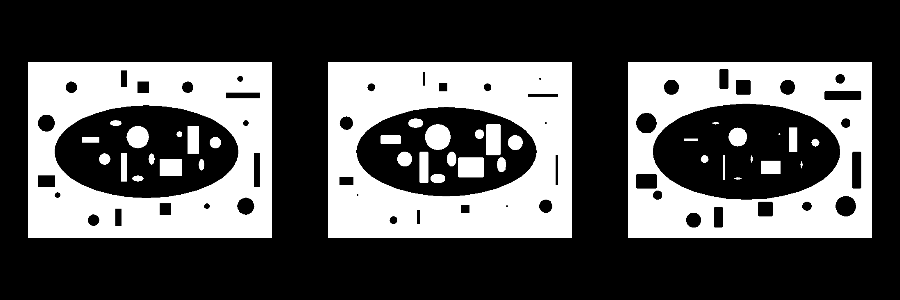

Recreate this plot in Python.
#!/usr/bin/env python

# Apply morphological dilation and erosion to a binary image using
# vtkImageDilateErode3D and display original, dilated, and eroded
# images in a 3-viewport layout.

import os
from pathlib import Path

# Factory overrides: importing these modules registers the OpenGL rendering
# and interaction style implementations for vtkRenderingCore factory classes.
import vtkmodules.vtkInteractionStyle  # noqa: F401
import vtkmodules.vtkRenderingOpenGL2  # noqa: F401
# VTK pipeline classes used in this example
from vtkmodules.vtkIOImage import vtkPNMReader
from vtkmodules.vtkImagingMorphological import vtkImageDilateErode3D
from vtkmodules.vtkInteractionStyle import vtkInteractorStyleImage
from vtkmodules.vtkRenderingCore import (
    vtkImageActor,
    vtkRenderWindow,
    vtkRenderWindowInteractor,
    vtkRenderer,
)

# Colors (normalized RGB)
black_rgb = (0.0, 0.0, 0.0)

# Data directory: defaults to the folder containing this script
data_dir = Path(os.environ.get("VPE_DATA_DIR", Path(__file__).parent))

# Reader: load a binary PGM image
reader = vtkPNMReader()
reader.SetFileName(str(data_dir / "binary.pgm"))

# Dilate: expand bright regions (dilate=255, erode=0)
dilate = vtkImageDilateErode3D()
dilate.SetInputConnection(reader.GetOutputPort())
dilate.SetKernelSize(9, 9, 1)
dilate.SetDilateValue(255)
dilate.SetErodeValue(0)

# Erode: shrink bright regions (dilate=0, erode=255)
erode = vtkImageDilateErode3D()
erode.SetInputConnection(reader.GetOutputPort())
erode.SetKernelSize(9, 9, 1)
erode.SetDilateValue(0)
erode.SetErodeValue(255)

# Actor 1: original image (left viewport)
actor_original = vtkImageActor()
actor_original.GetMapper().SetInputConnection(reader.GetOutputPort())

# Actor 2: dilated image (center viewport)
actor_dilated = vtkImageActor()
actor_dilated.GetMapper().SetInputConnection(dilate.GetOutputPort())

# Actor 3: eroded image (right viewport)
actor_eroded = vtkImageActor()
actor_eroded.GetMapper().SetInputConnection(erode.GetOutputPort())

# Renderer 1: left viewport — original
renderer_left = vtkRenderer()
renderer_left.SetViewport(0.0, 0.0, 0.333, 1.0)
renderer_left.AddActor(actor_original)
renderer_left.SetBackground(black_rgb)

# Renderer 2: center viewport — dilated
renderer_center = vtkRenderer()
renderer_center.SetViewport(0.333, 0.0, 0.667, 1.0)
renderer_center.AddActor(actor_dilated)
renderer_center.SetBackground(black_rgb)
renderer_center.SetActiveCamera(renderer_left.GetActiveCamera())

# Renderer 3: right viewport — eroded
renderer_right = vtkRenderer()
renderer_right.SetViewport(0.667, 0.0, 1.0, 1.0)
renderer_right.AddActor(actor_eroded)
renderer_right.SetBackground(black_rgb)
renderer_right.SetActiveCamera(renderer_left.GetActiveCamera())

# Window: display the rendered scene
render_window = vtkRenderWindow()
render_window.AddRenderer(renderer_left)
render_window.AddRenderer(renderer_center)
render_window.AddRenderer(renderer_right)
render_window.SetWindowName("dilate erode3d")
render_window.SetMultiSamples(0)
render_window.SetSize(900, 300)

# Interactor: handle mouse and keyboard events with 2D image style
render_window_interactor = vtkRenderWindowInteractor()
interactor_style_image = vtkInteractorStyleImage()
render_window_interactor.SetInteractorStyle(interactor_style_image)
render_window_interactor.SetRenderWindow(render_window)

# Scene: configure parallel projection for 2D image viewing
renderer_left.ResetCamera()
renderer_left.GetActiveCamera().ParallelProjectionOn()

render_window_interactor.Initialize()
render_window_interactor.Start()
